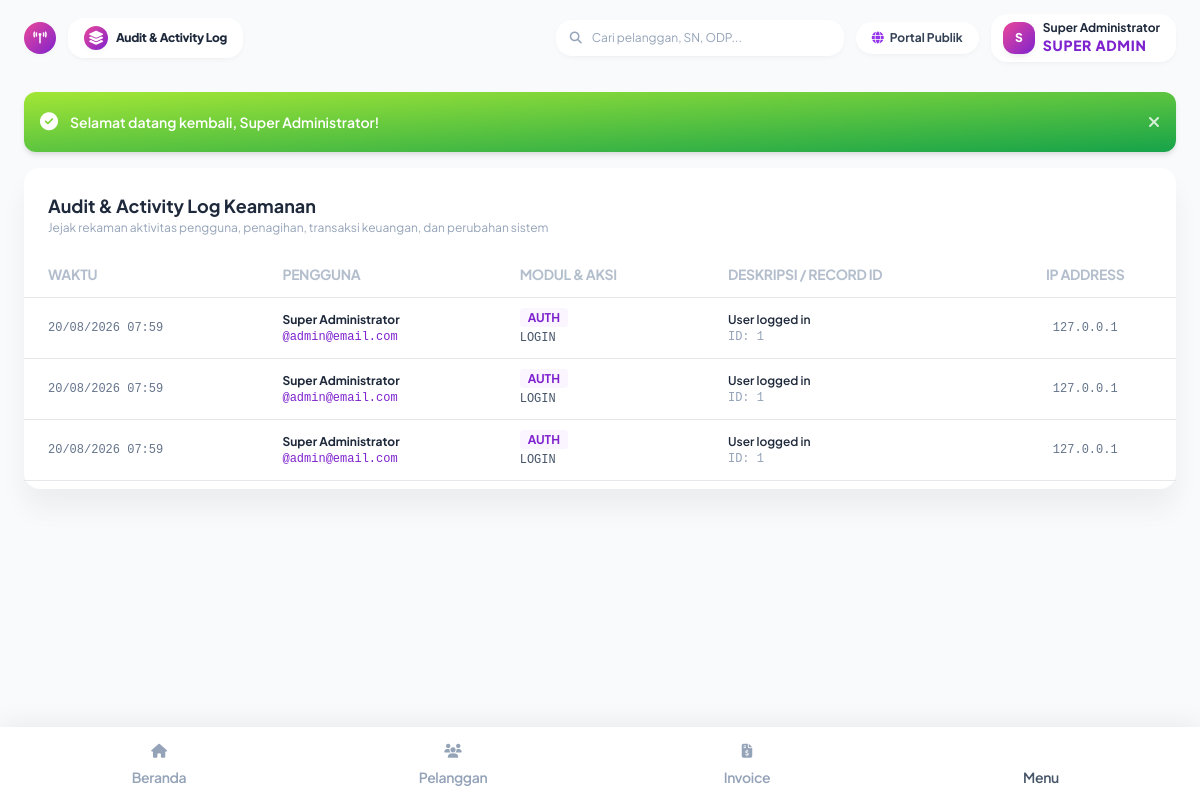
/public/index.php?page=settings_logs (signed in), run on the app's committed database.
### tables this page shows
CREATE TABLE users (
    id INTEGER PRIMARY KEY AUTOINCREMENT,
    role_id INTEGER NOT NULL,
    pic_id INTEGER DEFAULT NULL,
    name TEXT NOT NULL,
    username TEXT NOT NULL UNIQUE,
    email TEXT NOT NULL UNIQUE,
    phone TEXT,
    password TEXT NOT NULL,
    status TEXT NOT NULL DEFAULT 'active', -- active, inactive, suspended
    avatar TEXT,
    last_login DATETIME,
    created_at DATETIME DEFAULT CURRENT_TIMESTAMP,
    updated_at DATETIME DEFAULT CURRENT_TIMESTAMP,
    FOREIGN KEY (role_id) REFERENCES roles(id),
    FOREIGN KEY (pic_id) REFERENCES customer_pics(id) ON DELETE SET NULL
);

CREATE TABLE activity_logs (
    id INTEGER PRIMARY KEY AUTOINCREMENT,
    user_id INTEGER,
    module TEXT NOT NULL,
    action TEXT NOT NULL,
    record_id TEXT,
    old_value TEXT,
    new_value TEXT,
    ip_address TEXT,
    user_agent TEXT,
    created_at DATETIME DEFAULT CURRENT_TIMESTAMP,
    FOREIGN KEY (user_id) REFERENCES users(id) ON DELETE SET NULL
);

### app/Controllers/SettingController.php (called while the page is built, shortened)
<?php
require_once __DIR__ . '/../Helpers/Helper.php';
class SettingController {
    public function auditLogs(): void {
        $pdo = getDbConnection();
        $logs = $pdo->query("
            SELECT l.*, u.name as user_name, u.username
            FROM activity_logs l
            LEFT JOIN users u ON l.user_id = u.id
            ORDER BY l.id DESC LIMIT 100
        ")->fetchAll();
        $pageTitle = 'Audit & Activity Log';
        require __DIR__ . '/../Views/settings/audit_logs.php';
        require __DIR__ . '/../Views/layouts/main.php';
    }
}

### public/index.php (called while the page is built)
<?php
require_once dirname(__DIR__) . '/index.php';

### app/Helpers/Helper.php (called while the page is built, shortened)
<?php
class Helper {
    public static function baseUrl(): string {
        $protocol = (!empty($_SERVER['HTTPS']) && $_SERVER['HTTPS'] !== 'off' || ($_SERVER['SERVER_PORT'] ?? 80) == 443) ? "https://" : "http://";
        $host = $_SERVER['HTTP_HOST'] ?? 'localhost';
        $scriptName = $_SERVER['SCRIPT_NAME'] ?? '';
        $dir = dirname($scriptName);
        return rtrim($protocol . $host . $dir, '/');
    }
    public static function url(string $page = '', array $params = []): string {
        $base = self::baseUrl();
        $query = [];
        if ($page !== '') {
            $query['page'] = $page;
        }
        $query = array_merge($query, $params);
        $queryString = http_build_query($query);
        return $base . '/index.php' . ($queryString ? '?' . $queryString : '');
    }
    public static function e(?string $value): string {
        return htmlspecialchars($value ?? '', ENT_QUOTES, 'UTF-8');
    }
    public static function formatDate(?string $dateString, string $format = 'd M Y'): string {
        $time = strtotime($dateString);
        $months = [
            1 => 'Januari', 2 => 'Februari', 3 => 'Maret', 4 => 'April',
            5 => 'Mei', 6 => 'Juni', 7 => 'Juli', 8 => 'Agustus',
            9 => 'September', 10 => 'Oktober', 11 => 'November', 12 => 'Desember'
        ];
        $shortMonths = [
            1 => 'Jan', 2 => 'Feb', 3 => 'Mar', 4 => 'Apr',
            5 => 'Mei', 6 => 'Jun', 7 => 'Jul', 8 => 'Agu',
            9 => 'Sep', 10 => 'Okt', 11 => 'Nov', 12 => 'Des'
        ];
        $d = date('j', $time);
        $m = (int)date('n', $time);
        $y = date('Y', $time);
        if ($format === 'd F Y') {
            return "$d {$months[$m]} $y";
        } elseif ($format === 'd M Y') {
            return "$d {$shortMonths[$m]} $y";
        } elseif ($format === 'd/m/Y H:i') {
            return date('d/m/Y H:i', $time);
        }
        return date($format, $time);
    }
}

### app/Services/AuthService.php (called while the page is built, shortened)
<?php
class AuthService {
    public static function user(): ?array {
        if (!empty($_SESSION['user'])) {
            return $_SESSION['user'];
        }
        return self::tryAutoLoginWithToken();
    }
}

### app/Views/settings/audit_logs.php (the view, shortened to what this page needs)
<div class="flex flex-wrap -mx-3">
  <div class="w-full max-w-full px-3">
    <div class="relative flex flex-col min-w-0 break-words bg-white shadow-soft-xl rounded-2xl bg-clip-border">
      <div class="p-6 pb-0 mb-0 bg-white border-b-0 rounded-t-2xl">
        <h5 class="font-bold text-slate-800 text-lg">Audit & Activity Log Keamanan</h5>
        <p class="text-xs text-slate-400">Jejak rekaman aktivitas pengguna, penagihan, transaksi keuangan, dan perubahan sistem</p>
      </div>
      <div class="flex-auto px-0 pt-4 pb-2">
        <div class="p-0 overflow-x-auto">
          <table class="items-center w-full mb-0 align-top border-gray-200 text-slate-500">
            <thead class="align-bottom">
              <tr>
                <th class="px-6 py-3 font-bold text-left uppercase align-middle bg-transparent border-b border-gray-200 text-2xs tracking-tight text-slate-400 opacity-70">Waktu</th>
                <th class="px-6 py-3 font-bold text-left uppercase align-middle bg-transparent border-b border-gray-200 text-2xs tracking-tight text-slate-400 opacity-70">Pengguna</th>
                <th class="px-6 py-3 font-bold text-left uppercase align-middle bg-transparent border-b border-gray-200 text-2xs tracking-tight text-slate-400 opacity-70">Modul & Aksi</th>
                <th class="px-6 py-3 font-bold text-left uppercase align-middle bg-transparent border-b border-gray-200 text-2xs tracking-tight text-slate-400 opacity-70">Deskripsi / Record ID</th>
                <th class="px-6 py-3 font-bold text-center uppercase align-middle bg-transparent border-b border-gray-200 text-2xs tracking-tight text-slate-400 opacity-70">IP Address</th>
              </tr>
            </thead>
            <tbody>
              <?php foreach ($logs as $l): ?>
              <tr>
                <td class="p-3 px-6 align-middle bg-transparent border-b whitespace-nowrap text-xs font-mono">
                  <?php echo Helper::formatDate($l['created_at'], 'd/m/Y H:i'); ?>
                </td>
                <td class="p-3 px-6 align-middle bg-transparent border-b whitespace-nowrap text-xs">
                  <span class="font-bold text-slate-800 block"><?php echo Helper::e($l['user_name'] ?? 'System'); ?></span>
                  <?php if (!empty($l['username'])): ?>
                    <span class="text-2xs text-purple-700 font-mono">@<?php echo Helper::e($l['username']); ?></span>
                  <?php endif; ?>
                </td>
                <td class="p-3 px-6 align-middle bg-transparent border-b whitespace-nowrap text-xs">
                  <span class="px-2 py-0.5 rounded bg-purple-50 text-purple-700 font-bold text-2xs uppercase"><?php echo Helper::e($l['module']); ?></span>
                  <span class="text-2xs text-slate-600 font-mono block mt-1"><?php echo Helper::e($l['action']); ?></span>
                </td>
                <td class="p-3 px-6 align-middle bg-transparent border-b whitespace-nowrap text-xs">
                  <span class="font-semibold text-slate-800 block"><?php echo Helper::e($l['new_value'] ?? $l['action']); ?></span>
                  <?php if (!empty($l['record_id'])): ?>
                    <span class="text-2xs text-slate-400 font-mono">ID: <?php echo Helper::e($l['record_id']); ?></span>
                  <?php endif; ?>
                </td>
                <td class="p-3 px-6 text-center align-middle bg-transparent border-b whitespace-nowrap text-xs font-mono">
                  <?php echo Helper::e($l['ip_address']); ?>
                </td>
              </tr>
              <?php endforeach; ?>
            </tbody>
          </table>
        </div>
      </div>
    </div>
  </div>
</div>

### app/Views/partials/navbar.php (shortened to what this page needs)
<?php
$user = AuthService::user();
$pageTitle = $pageTitle ?? 'Dashboard Utama';
?>
<nav class="sticky top-0 z-30 w-full px-4 sm:px-6 py-2.5 sm:py-3.5 mx-auto max-w-[1600px] flex items-center justify-between">
  <div class="flex items-center gap-2 sm:gap-3">
    <a href="<?php echo Helper::url('dashboard'); ?>" class="xl:hidden flex items-center justify-center w-8 h-8 rounded-2xl bg-gradient-to-tl from-purple-700 to-pink-500 text-white shadow-soft-xs text-xs">
      <i class="fa-solid fa-tower-broadcast"></i>
    </a>
    <div class="flex items-center gap-2 px-3.5 sm:px-4 py-1.5 sm:py-2 bg-white/90 backdrop-blur-md rounded-2xl shadow-soft-xs">
      <div class="w-5 h-5 sm:w-6 sm:h-6 rounded-xl bg-gradient-to-tl from-purple-700 to-pink-500 text-white flex items-center justify-center text-3xs shadow-soft-xs shrink-0">
        <i class="fa-solid fa-layer-group"></i>
      </div>
      <span class="text-2xs sm:text-xs font-black text-slate-800 tracking-tight leading-none truncate max-w-[150px] sm:max-w-none"><?php echo Helper::e($pageTitle); ?></span>
    </div>
  </div>
  <div class="flex items-center gap-2 sm:gap-3">
    <div class="relative hidden md:block w-72">
      <span class="absolute inset-y-0 left-0 flex items-center pl-3.5 pointer-events-none text-slate-400">
      </span>
      <input type="text" placeholder="Cari pelanggan, SN, ODP..." class="w-full text-xs pl-9 pr-3.5 py-2.5 rounded-2xl bg-white focus:outline-none focus:ring-2 focus:ring-purple-500/20 shadow-soft-xs placeholder:text-slate-400">
    </div>
    <a href="<?php echo Helper::url('landing'); ?>" target="_blank" class="px-3 sm:px-4 py-1.5 sm:py-2 text-2xs sm:text-xs font-bold text-slate-700 bg-white hover:bg-slate-50 rounded-2xl shadow-soft-xs transition-colors flex items-center gap-1.5">
      <i class="fa-solid fa-globe text-purple-600"></i>
      <span class="hidden sm:inline">Portal Publik</span>
    </a>
    <div class="flex items-center gap-2 px-2.5 sm:px-3 py-1 sm:py-1.5 bg-white/90 backdrop-blur-md rounded-2xl shadow-soft-xs">
      <div class="w-7 h-7 sm:w-8 sm:h-8 rounded-xl bg-gradient-to-tl from-purple-700 to-pink-500 text-white flex items-center justify-center font-black text-2xs sm:text-xs shadow-soft-sm shrink-0">
        <?php echo strtoupper(substr($user['name'] ?? 'A', 0, 1)); ?>
      </div>
      <div class="hidden sm:block text-left pr-1">
        <span class="text-xs font-bold text-slate-800 block leading-tight"><?php echo Helper::e($user['name'] ?? 'Admin'); ?></span>
        <span class="text-3xs text-purple-700 font-extrabold block uppercase tracking-wider"><?php echo Helper::e($user['role_display'] ?? $user['role_name'] ?? 'Super Admin'); ?></span>
      </div>
    </div>
  </div>
</nav>

### app/Views/layouts/main.php (style rules this page uses)
body { font-family: 'Plus Jakarta Sans', sans-serif; background-color: #f8fafc; -webkit-tap-highlight-color: transparent; }

### data on the page
users: name "S", name "Super Administrator"
activity_logs: created_at "20/08/2026 07:59", user.name "Super Administrator", user.username "admin@email.com", module "AUTH", action "LOGIN", new_value "User logged in", record "1", ip_address "127.0.0.1"
activity_logs: created_at "20/08/2026 07:59", user.name "Super Administrator", user.username "admin@email.com", module "AUTH", action "LOGIN", new_value "User logged in", record "1", ip_address "127.0.0.1"
activity_logs: created_at "20/08/2026 07:59", user.name "Super Administrator", user.username "admin@email.com", module "AUTH", action "LOGIN", new_value "User logged in", record "1", ip_address "127.0.0.1"

### other printed values
Helper::e($pageTitle) "Audit & Activity Log"
Helper::e($message) "Selamat datang kembali, Super Administrator!"
$label "Beranda Pelanggan Invoice"
